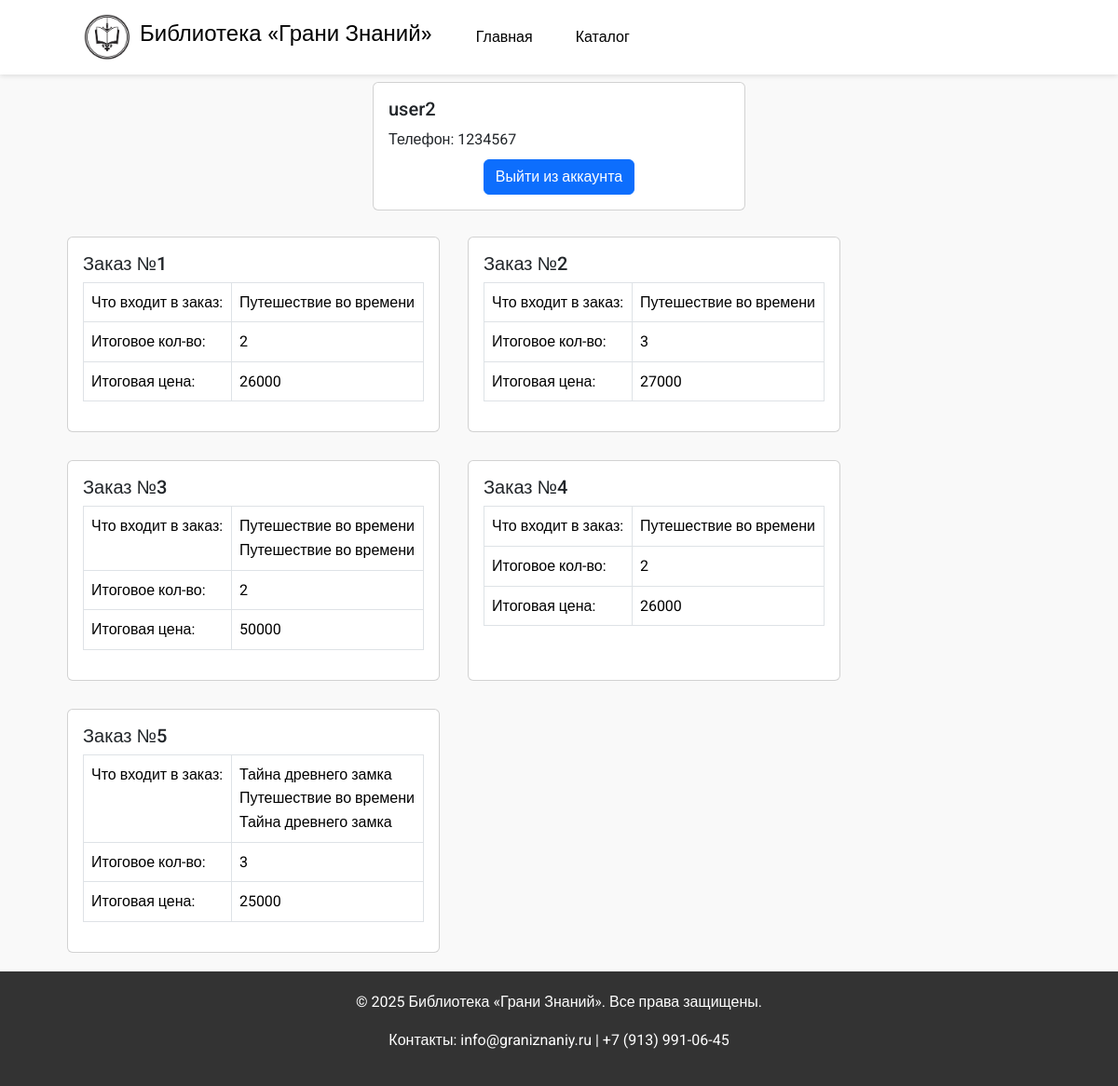
The app's page /profile.php (signed in) with its own data.
### tables this page shows
CREATE TABLE `users` (
  `id` int NOT NULL,
  `login` varchar(50) NOT NULL,
  `password` varchar(50) NOT NULL,
  `phone` decimal(20,0) NOT NULL,
  `role_id` int NOT NULL
);

CREATE TABLE `orders` (
  `id` int NOT NULL,
  `user_id` int NOT NULL,
  `quantity` decimal(20,0) NOT NULL,
  `total_cost` decimal(20,0) NOT NULL
);

CREATE TABLE `products` (
  `id` int NOT NULL,
  `name` varchar(255) NOT NULL,
  `description` text NOT NULL,
  `cost` decimal(6,0) NOT NULL,
  `image` varchar(255) DEFAULT NULL
);

### profile.php (the view, shortened to what this page needs)
<!DOCTYPE html>
<html lang="en">
<head>
    <link href="css/bootstrap.min.css" rel="stylesheet" type="text/css">
    <link href="css/style.css" rel="stylesheet" type="text/css">
    <link href="css/styles.css" rel="stylesheet" type="text/css">
</head>
<?
  require_once('php/db.php');
  $id = $_SESSION['id'];
  $sql = "SELECT login, phone FROM `users` Where id = '$id'";
  $user = mysqli_fetch_array(mysqli_query($conn, $sql));
?>
<body>
<header>
    <div class="container header-content">
      <div class="logo">
        <img src="img/logo.png">
        <h1>Библиотека «Грани Знаний»</h1>
        <nav>
  <ul class="d-flex align-items-center gap-3" style="list-style: none; margin: 0;">
    <li><a href="index.php">Главная</a></li>
    <li><a href="catalog.php">Каталог</a></li>
  </ul>
</nav>
      </div>
    </div>
  </header>
  <main>
    <div class="container">
      <div class="row">
        <div class="my-2 d-flex justify-content-center">
          <div class="card" style="width: 25rem;">
            <div class="card-body">
              <h5 class="card-title"><?echo $user['login'];?></h5>
              <div style="display: flex; flex-wrap: wrap;">
                <p class="card-text me-auto">Телефон: <?echo $user['phone'];?></p>
              </div>
              <div class="mt-2 d-flex justify-content-center">
                <a href="php/exit.php">
                  <button type="button" class="btn btn-primary">
                    Выйти из аккаунта
                  </button>
                </a>
              </div>
            </div>
          </div>
        </div>
      </div>
      <div class="row">
        <div class="card-container">
          <?
            $res = mysqli_query($conn, "SELECT * FROM `orders` where user_id = '$id'");
            $i = 1;
            while($n = mysqli_fetch_array($res)){
              $id_order = $n['id'];
              echo '
                <div class="card" style="width: 25rem;">
                  <div class="card-body">
                    <h5 class="card-title">Заказ №'.$i.'</h5>
                    <table class="table table-bordered">
                      <tr>
                        <td>
                          <p class="card-text">Что входит в заказ:</p>
                        </td>
                        <td>
                          <p class="card-text">';
                            $sql = mysqli_query($conn, "SELECT name FROM `order_product`, products where id_product = products.id and id_order = '$id_order';");
                            while ($l = mysqli_fetch_array($sql)) {
                              echo $l['name'], '<br>';
                            }
                          echo'
                          </p>
                        </td>
                      </tr>
                      <tr>
                        <td>
                          <p class="card-text">Итоговое кол-во:</p>
                        </td>
                        <td>
                          <p class="card-text">'.$n['quantity'].'</p>
                        </td>
                      </tr>
                      <tr>
                        <td>
                          <p class="card-text">Итоговая цена:</p>
                        </td>
                        <td>
                          <p class="card-text">'.$n['total_cost'].'</p>
                        </td>
                      </tr>
                    </table>
                  </div>
                </div>
              ';
              $i++;
            }
            ?>
        </div>
      </div>
    </div>
  </main>
  <footer>
    <div class="container">
      <p>&copy; 2025 Библиотека «Грани Знаний». Все права защищены.</p>
      <p>Контакты: info@graniznaniy.ru | +7 (913) 991-06-45</p>
    </div>
  </footer>
</body>
</html>

### css/style.css (style rules this page uses)
.card-container { margin: 20px 0; display: flex; flex-wrap: wrap; flex-direction: row; gap: 30px; }

### css/styles.css (style rules this page uses)
* { margin: 0; padding: 0; box-sizing: border-box; }
html { scroll-behavior: smooth; }
body { font-family: 'Roboto', sans-serif; color: #333; line-height: 1.6; background: #f9f9f9; }
.container { width: 90%; max-width: 1200px; margin: 0 auto; }
header { position: sticky; top: 0; z-index: 1000; background: #fff; box-shadow: 0 2px 5px rgba(0,0,0,0.1); padding: 15px 20px; }
.header-content { display: flex; align-items: center; justify-content: space-between; }
.logo { display: flex;align-items: center; }
.logo img { width: 50px; margin-right: 10px; }
.logo h1 { font-size: 24px; color: #000; font-family: 'Montserrat', sans-serif; white-space: nowrap; }
nav ul { list-style: none; display: flex; }
nav ul li { margin: 0 15px; }
nav ul li a { text-decoration: none; color: #000; font-size: 16px; transition: color 0.3s; }
footer { background: #333; color: #fff; text-align: center; padding: 20px; }

### records on screen
users: login "user2", phone "1234567"
orders: quantity "2", total_cost "26000"
products: name "Путешествие во времени"
orders: quantity "3", total_cost "27000"
orders: quantity "2", total_cost "50000"
orders: quantity "2", total_cost "26000"
orders: quantity "3", total_cost "25000"
products: name "Тайна древнего замка"
